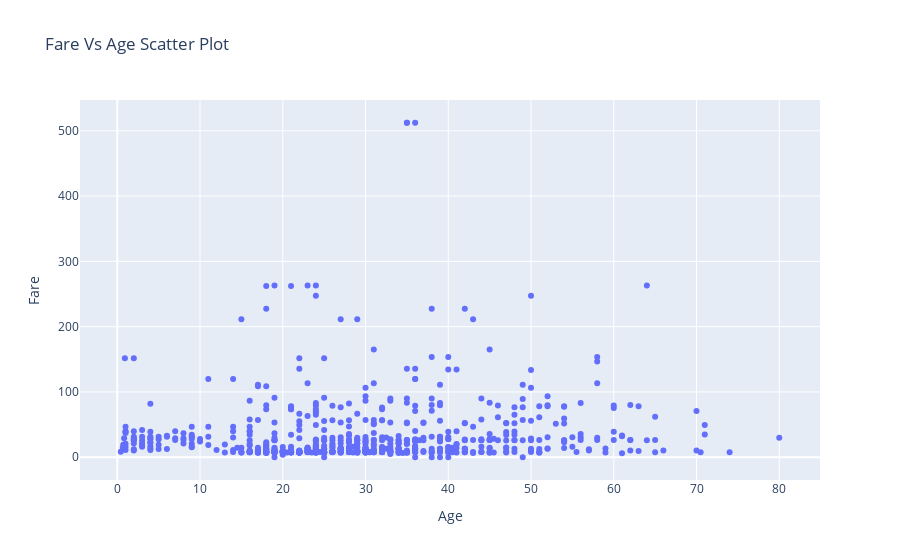

Source (notebook cell):
### Markdown cell above
# Scatter Plot

### Code cell
#defining data
trace = go.Scatter(x = df['Age'],y=df['Fare'],text = df['Survived'],mode='markers')
data=[trace]
#defining layout
layout = go.Layout(title='Fare Vs Age Scatter Plot',xaxis=dict(title='Age'),yaxis=dict(title='Fare'),hovermode='closest')
#defining figure and plotting
figure = go.Figure(data=data,layout=layout)
iplot(figure)

### Figure 1 — Plotly figure (JSON) as saved in the notebook; plotly's stock layout.template omitted (floating-point values rounded to 4 significant figures; data arrays with more than 128 entries replaced by an {"elided": "..."} marker saying what was removed)
{"data": [{"mode": "markers", "text": {"elided": "891 int values"}, "type": "scatter", "x": {"elided": "891 float values"}, "y": {"elided": "891 float values"}}], "layout": {"hovermode": "closest", "title": {"text": "Fare Vs Age Scatter Plot"}, "xaxis": {"title": {"text": "Age"}}, "yaxis": {"title": {"text": "Fare"}}}}
